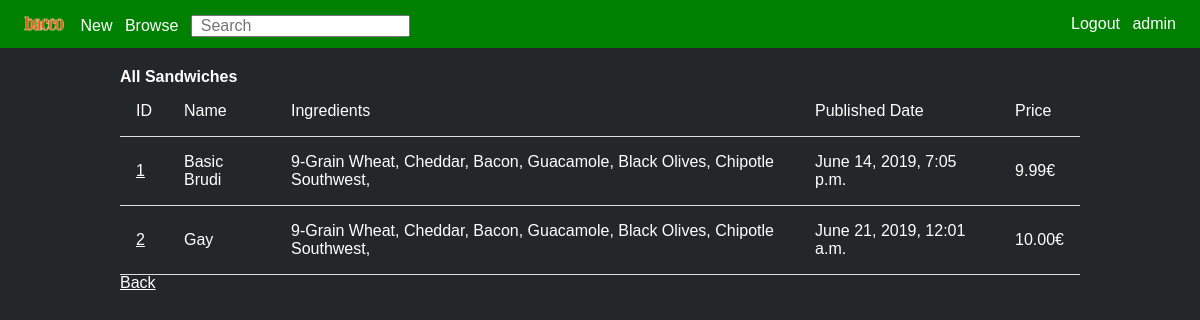
/mysandwich/show (signed in), run on an earlier commit of the app's database.
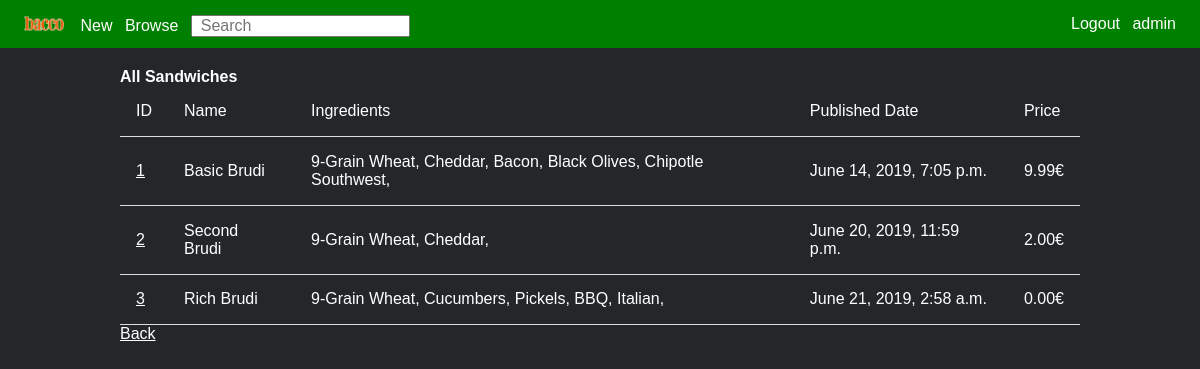
And on a later commit of the database.
### mysandwich/models.py (models this page shows, shortened)
class Sandwich(models.Model):
    name = models.CharField(max_length=255)
    ingredients = models.ManyToManyField(Ingredient)
    pub_date = models.DateTimeField(default=timezone.now, blank=True)
    price = models.DecimalField(max_digits=4, decimal_places=2, default=0) # max 99,99

class Ingredient(models.Model):
    name = models.CharField(max_length=255)
    full_name = models.CharField(max_length=255, blank = True)
    TYPE_CHOICES = [
        ('BREAD', 'Bread'),
        ('BASE', 'Base'),
        ('CHEESE', 'Cheese'),
        ('VEGETABLE', 'Vegetable'),
        ('CONDIMENT', 'Contiment'),
        ('EXTRAS', 'Extras'),
    ]
    type = models.CharField(
        max_length = 50,
        choices = TYPE_CHOICES,
    )
    calories = models.IntegerField(default = 0)
    is_vegetarian = models.BooleanField()
    is_vegan = models.BooleanField()
    img_small = models.FileField(upload_to=small_directory_path, blank = True, verbose_name='Small image')
    img_large = models.FileField(upload_to=large_directory_path, blank = True, verbose_name='Large image')
    price = models.DecimalField(max_digits=3, decimal_places=2, default=0) # max 9,99

### mysandwich/views.py (the view)
# urls.py: path('show', SandwichListView.as_view(), name='all-sandwiches'),
class SandwichListView(ListView):
    model = Sandwich
    context_object_name = "all_sandwiches"
    def get_context_data(self, **kwargs):
        context = super(SandwichListView, self).get_context_data(**kwargs)
        context['sandwich_list'] = Sandwich.objects.all()
        return context

### mysandwich/templates/mysandwich/sandwich_list.html
{% extends "base.html" %}
{% block content %}
<div class="sandwich-container">
  <h2>All Sandwiches</h2>
  <table>
    <tr>
      <td>ID</td>
      <td>Name</td>
      <td>Ingredients</td>
      <td>Published Date</td>
      <td>Price</td>
    </tr>
      {% for sandwich in all_sandwiches %}
      <tr>
      <td><a href="show/{{ sandwich.id }}">{{ sandwich.id }}</a></td>
      <td>{{ sandwich.name }}</td>
      <td>
        {% for ingredient in sandwich.ingredients.all %}
        {{ ingredient.name }},
        {% endfor %}
      </td>
      <td>{{ sandwich.pub_date }}</td>
      <td>{{ sandwich.price }}€</td>
      <tr>
      {% endfor %}
  </table>
  <a href="../">Back</a>
</div>
{% endblock content %}

### templates/base.html (shortened to what this page needs)
<!DOCTYPE html>
{% load static %}
<html>
<head>
  <link rel="stylesheet" href="/static/base2.css">
  <link rel="stylesheet" href="/static/header.css">
</head>
<header>
  {% if user.is_authenticated %}
  <div id="header-left">
    <a id="logo" href="/">
      <img src="/static/images/logo.png" alt="bacco">
    </a>
    <a href="/mysandwich">New</a>
    <a href="/mysandwich/show">Browse</a>
    <form action="{% url 'search_results' %}" method="get">
      <input name="q" type="text" placeholder="Search">
    </form>
  </div>
  <div id="header-right">
    <a href="{% url 'logout' %}">Logout</a>
    <p>{{ user.username }}</p>
  </div>
</header>
<body>
  <main>
    {% block content %}
    {% endblock %}
  </main>
</body>
{% else %}
<p>You are not logged in</p>
<a href="{% url 'login' %}">Login</a>
{% endif %}
</html>

### static/base2.css (style rules this page uses)
* { margin: 0; padding: 0; font-family: sans-serif; color: white; font-size: 16px; }
html, body { background: #23272a; }
h2 { margin-top: 1em; }
.sandwich-container { width: 80%; margin: auto; }
table { width: 100%; border-collapse: collapse; }
td { padding: 1em; border-bottom: .1em solid #ddd; }
input, option, button { color:black; }

### static/header.css (style rules this page uses)
header { background-color: green; height: 3em; line-height: 3em; display: inline-block; width: 100%; align-items: center; }
header div { line-height: 3em; }
header a { text-decoration: none; }
#header-left { float: left; padding-left: 1em; }
#header-left * { padding-left: 0.5em; }
#header-right { float: right; padding-right: 1em; }
#header-right * { padding-right: 0.5em; }
#logo img { width: 2.5em; padding-left: 0; padding-right: 0.25em; object-fit: cover; padding-top: 1em; }
header form, header p { display: inline; }

What changed in the data, as far as the page shows it:
removed Ingredient: name "Guacamole"
changed Sandwich id 2: name "Gay" → "Second Brudi"; pub_date "June 21, 2019, 12:01 a.m." → "June 20, 2019, 11:59 p.m."; price "10.00" → "2.00"; loses Ingredient (name "Bacon"); loses Ingredient (name "Black Olives"); loses Ingredient (name "Chipotle Southwest")
added Sandwich: id "3", name "Rich Brudi", pub_date "June 21, 2019, 2:58 a.m.", price "0.00", Ingredient (name "9-Grain Wheat")
added Ingredient: name "Cucumbers", shown under "3"
added Ingredient: name "Pickels", shown under "3"
added Ingredient: name "BBQ", shown under "3"
added Ingredient: name "Italian", shown under "3"
